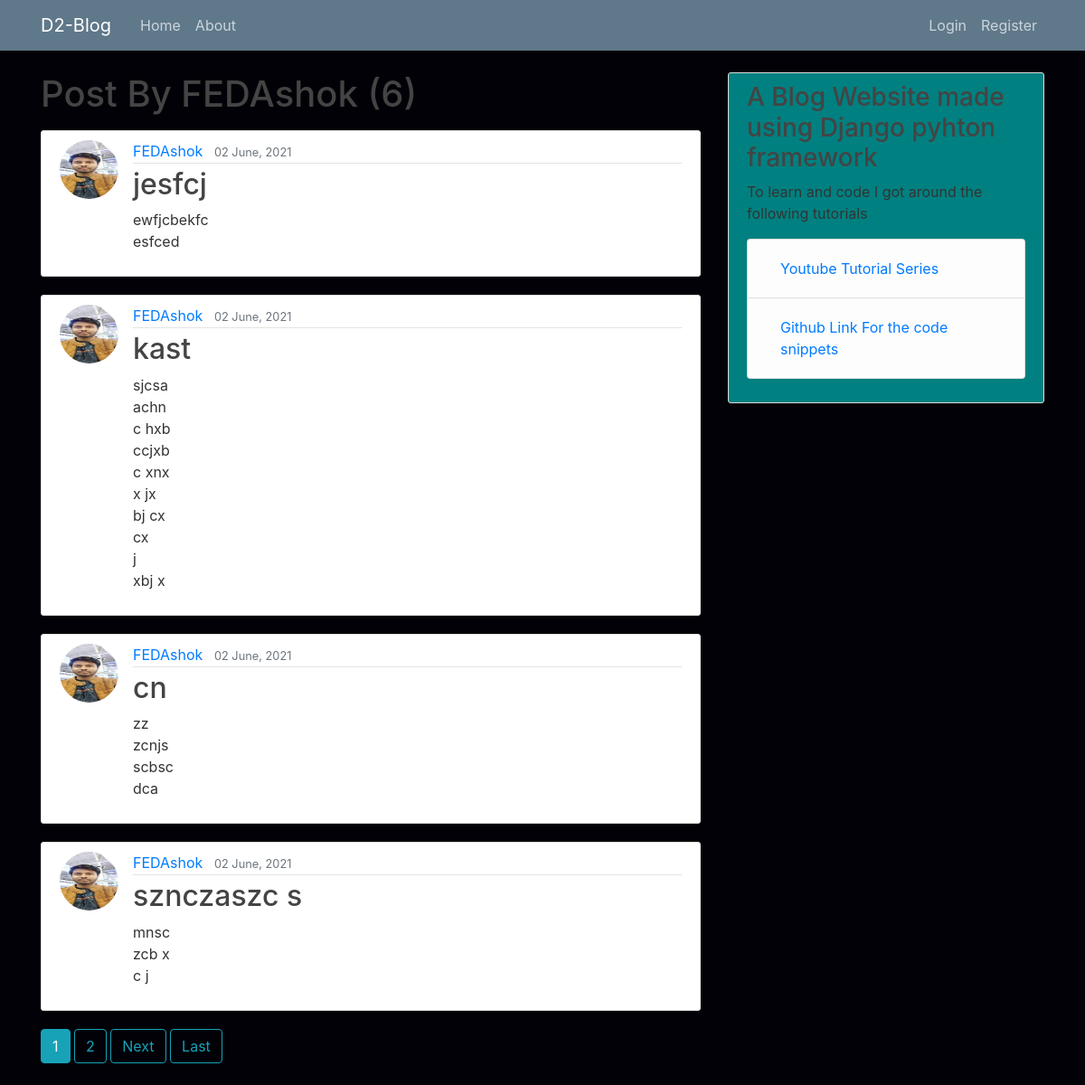
/user/FEDAshok, run on the app's committed database.
### blog/models.py (models this page shows, shortened)
class Post(models.Model):
    title = models.CharField(max_length=100)
    content = models.TextField()
    date_posted = models.DateTimeField(default=timezone.now)
    author = models.ForeignKey(User, on_delete=models.CASCADE)

### users/models.py (models this page shows, shortened)
class Profile(models.Model):
    user = models.OneToOneField(User, on_delete=models.CASCADE)
    image = models.ImageField(default='default.jpg', upload_to='profile_pics')

### blog/views.py (the view)
# urls.py: path('user/<str:username>', UserPostListView.as_view(), name='user-posts'),
class UserPostListView(ListView):
    model = Post
    template_name ='blog/user_posts.html'
    context_object_name = 'posts'
    paginate_by = 4
    def get_queryset(self):
        user = get_object_or_404(User, username=self.kwargs.get('username'))
        return Post.objects.filter(author=user).order_by('-date_posted')

### blog/templates/blog/user_posts.html (shortened to what this page needs)
{% extends "blog/base.html" %}
{% block content %}
    <h1 class="mb-3"> Post By {{ view.kwargs.username }} ({{ page_obj.paginator.count }}) </h1>
    {% for post in posts %}
        <article class="media content-section">
            <img class="rounded-circle article-img"  src="{{ post.author.profile.image.url }}">
            <div class="media-body">
            <div class="article-metadata">
                <a class="mr-2" href="{% url 'user-posts' post.author.username %}">{{ post.author }}</a>
                <small class="text-muted">{{ post.date_posted|date:"d F, Y" }}</small>
            </div>
            <h2><a class="article-title" href="{% url 'post-detail' post.id %}">{{ post.title }}</a></h2>
            <p class="article-content">{{ post.content }}</p>
            </div>
        </article>
    {% endfor %}
    {% if is_paginated %}
        {% for num in page_obj.paginator.page_range %}
            {% if page_obj.number == num %}
                <a class="btn btn-info mb-4" href="?page={{ num }}">{{ num }}</a>
            {% elif num > page_obj.number|add:'-3' and num < page_obj.number|add:'3' %}
                <a class="btn btn-outline-info mb-4" href="?page={{ num }}">{{ num }}</a>
            {% endif %}
        {% endfor %}
        {% if page_obj.has_next %}
            <a class="btn btn-outline-info mb-4" href="?page={{ page_obj.next_page_number }}">Next</a>
            <a class="btn btn-outline-info mb-4" href="?page={{ page_obj.paginator.num_pages }}">Last</a>
        {% endif %}
    {% endif %}
 {% endblock content %}

### blog/templates/blog/base.html (shortened to what this page needs)
{% load static %}
<!DOCTYPE html>
<html lang="en">
<head>
    <head>
        <link rel="stylesheet" href="https://maxcdn.bootstrapcdn.com/bootstrap/4.0.0/css/bootstrap.min.css">
        <link rel="stylesheet" type="text/css" href="{% static 'blog/main.css' %}">
    </head>
</head>
<body style="background-color: rgb(1, 1, 7);">
    <header class="site-header">
        <nav class="navbar navbar-expand-md navbar-dark bg-steel fixed-top">
          <div class="container">
            <a class="navbar-brand mr-4" href="{% url 'blog-home' %}">D2-Blog</a>
            <div class="collapse navbar-collapse" id="navbarToggle">
              <div class="navbar-nav mr-auto">
                <a class="nav-item nav-link" href="{% url 'blog-home' %}">Home</a>
                <a class="nav-item nav-link" href="{% url 'blog-about' %}">About</a>
              </div>
              <div class="navbar-nav">
                {% if user.is_authenticated %}
                <a class="nav-item nav-link" href="{% url 'post-create' %}">New Post</a>
                  <a class="nav-item nav-link" href="{% url 'profile' %}">Profile</a>
                  <a class="nav-item nav-link" href="{% url 'logout' %}">Logout</a>
                {% else %}
                  <a class="nav-item nav-link" href="{% url 'login' %}">Login</a>
                  <a class="nav-item nav-link" href="{% url 'register' %}">Register</a>
                {% endif %}
              </div>
            </div>
          </div>
        </nav>
      </header>
      <main role="main" class="container">
        <div class="row">
          <div class="col-md-8">
             {% block content %}{% endblock %}
          </div>
          <div class="col-md-4" >
            <div class="content-section" style="background-color: teal;" >
              <h3 >A Blog Website made using Django pyhton framework</h3>
              <p >To learn and code I got around the following tutorials
                <ul class="list-group">
                  <li class="list-group-item list-group-item-light">
                    <a class="nav-item nav-link" href="https://www.youtube.com/watch?v=UmljXZIypDc&list=PL-osiE80TeTtoQCKZ03TU5fNfx2UY6U4p"> Youtube Tutorial Series</a>
                  </li>
                  <li class="list-group-item list-group-item-light">
                    <a class="nav-item nav-link" href="https://github.com/CoreyMSchafer/code_snippets/tree/master/Django_Blog">Github Link For the code snippets</a>
                  </li>
                </ul>
              </p>
            </div>
          </div>
        </div>
      </main>
</body>
</html>

### blog/static/blog/main.css (style rules this page uses)
body { background: #fafafa; color: #333333; margin-top: 5rem; }
h1, h2, h3, h4, h5, h6 { color: #444444; }
ul { margin: 0; }
.bg-steel { background-color: #5f788a; }
.site-header .navbar-nav .nav-link { color: #cbd5db; }
.content-section { background: #ffffff; padding: 10px 20px; border: 1px solid #dddddd; border-radius: 3px; margin-bottom: 20px; }
.article-title { color: #444444; }
.article-content { white-space: pre-line; }
.article-img { height: 65px; width: 65px; margin-right: 16px; }
.article-metadata { padding-bottom: 1px; margin-bottom: 4px; border-bottom: 1px solid #e3e3e3 }

### data on the page
Post: author.profile.image (picture), author "FEDAshok", date_posted "02 June, 2021", title "jesfcj", content "ewfjcbekfc esfced"
Post: author.profile.image (picture), author "FEDAshok", date_posted "02 June, 2021", title "kast", content "sjcsa achn c hxb ccjxb c xnx x jx bj cx cx j xbj x"
Post: author.profile.image (picture), author "FEDAshok", date_posted "02 June, 2021", title "cn", content "zz zcnjs scbsc dca"
Post: author.profile.image (picture), author "FEDAshok", date_posted "02 June, 2021", title "sznczaszc s", content "mnsc zcb x c j"

### other printed values
{{ view.kwargs.username }} "FEDAshok"
{{ page_obj.paginator.count }} "6"
{{ num }} "1"
{{ num }} "2"
